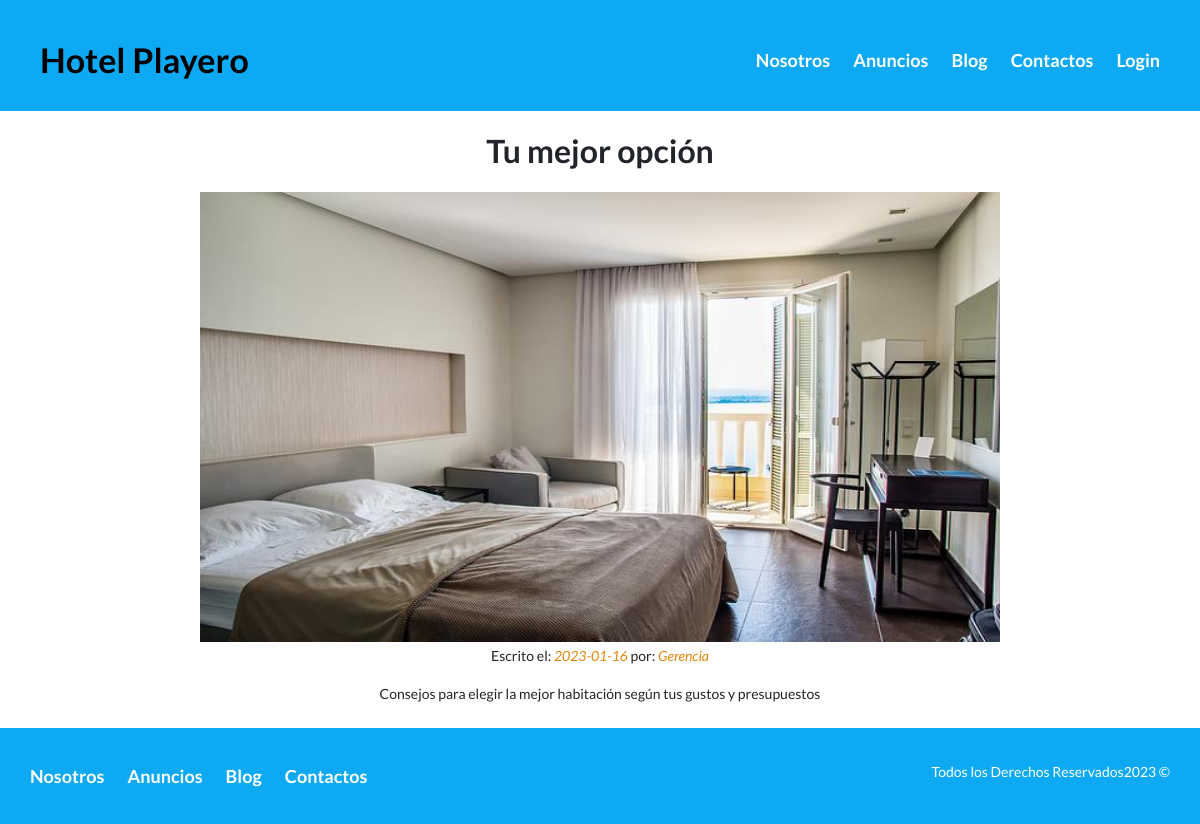
/blogentrada/Tu mejor opción, run on the app's committed database.
### Hotel/models.py (models this page shows, shortened)
class Blog (models.Model):
    title = models.CharField(max_length=100, verbose_name="Titulo")
    date = models.DateField(verbose_name="Fecha")
    author = models.CharField(max_length=100, verbose_name="Autor")
    image = models.ImageField(verbose_name="Imagen", upload_to="blog")
    description = models.TextField(verbose_name="Descripcion")
    created = models.DateTimeField(auto_now_add=True, verbose_name="Fecha de Creacion")
    updated = models.DateTimeField(auto_now=True, verbose_name="Fecha de Modificacion")
    class Meta:
        verbose_name = 'Blog'
        verbose_name_plural = 'Blog'
        ordering = ["-created"]

### Hotel/views.py (the view)
# urls.py: path('blogentrada/<titulo>', blogentrada.as_view(), name="blogentrada"),
class blogentrada(TemplateView):
    template_name = 'hotel/Blog-entrada.html'
    def get(selt, request, titulo):
        blog = Blog.objects.filter(title = titulo)
        return render(request, selt.template_name, {'blog': blog})

### Hotel/templates/hotel/Blog-entrada.html (shortened to what this page needs)
{% extends 'core/base.html' %}
{% block header %}site-header{% endblock %}
{% block content %}
{% for blog in blog %}
    <div id="element">
        <h1 class="centrar-texto fw-600">{{blog.title}}</h1>
        <img src="{{blog.image.url}}" alt="Imagen blog" class="centradoimg image">
        <main class="contenedor seccion centrar-texto texto-entrada">
            <p>Escrito el: <em>{{blog.date| date:'Y-m-d'}}</em> por: <em>{{blog.author}}</em></p>
            <p>
                {{blog.description}}
            </p>
        </main>
    </div>
{% endfor %}
{% endblock %}

### core/static/core/Css/Estilo.css (style rules this page uses)
html { box-sizing: border-box; font-size: 62.5%; }
*, *:before, *:after { box-sizing: inherit; }
body { font-family: 'Lato', sans-serif; font-size: 1.6rem; line-height: 2; }
img { max-width: 100%; }
.contenedor { max-width: 120rem; margin: auto; }
h1 { font-size: 3.8rem; }
p { font-size: 1.4rem; }
.fw-600 { font-weight: 600; }
.centrar-texto { text-align: center; }
.centradoimg { display: block; margin-left: auto; margin-right: auto; }
.texto-entrada em { color: #E08709; }
.image { width: 80rem; height: 45rem; }

### data on the page
Blog: title "Tu mejor opción", image (picture), date "2023-01-16", author "Gerencia", description "Consejos para elegir la mejor habitación según tus gustos y presupuestos"
